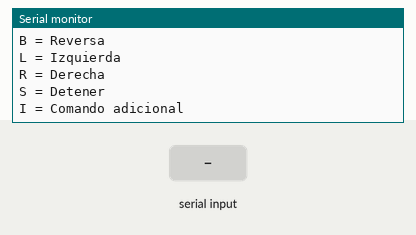
Recording of a sketch running on a simulated ESP32. On the bench: the last lines printed to the serial monitor. Inputs (shaded band) come from the test bench. Nothing arrives over Bluetooth unless stated.

Above: at 2.2 s.
2.3 s: "F\n" received over Serial
At 3.5 s:
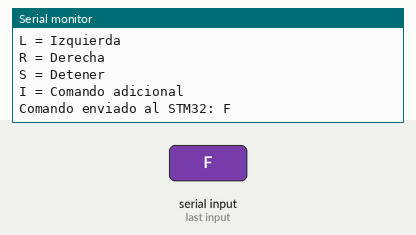
3.8 s: "F\n" received over the second serial link
At 4.9 s:
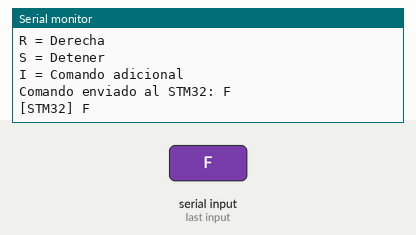
5.3 s: "B\n" received over Serial
At 6.0 s:
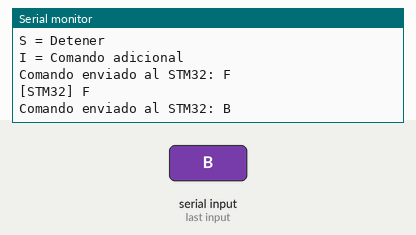
6.8 s: "B\n" received over the second serial link
At 7.2 s:
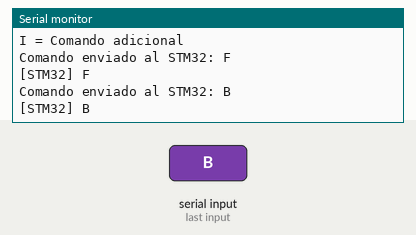
8.3 s: "L\n" received over Serial
At 9.5 s:
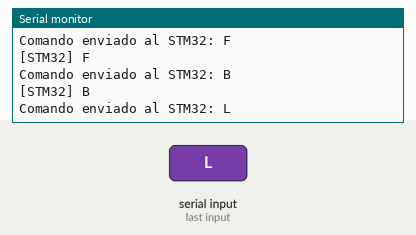
9.8 s: "L\n" received over the second serial link
At 10.7 s:
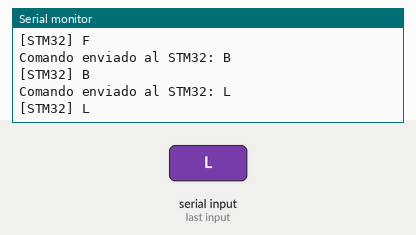

Measured:
- after the input at 2.3 s, the serial monitor: prints a new line at once (image 1)
- after the input at 3.8 s, the serial monitor: prints a new line at once (image 2)
- after the input at 5.3 s, the serial monitor: prints a new line at once (image 3)
- after the input at 6.8 s, the serial monitor: prints a new line at once (image 4)
- after the input at 8.3 s, the serial monitor: prints a new line at once (image 5)
- after the input at 9.8 s, the serial monitor: prints a new line at once (image 6)

The sketch:

esp32_tractor.ino
```cpp
#include <Arduino.h>
#include "BluetoothSerial.h"

// ==========================================
// CONFIGURACION BLUETOOTH CLASSIC SPP
// ==========================================

#if !defined(CONFIG_BT_ENABLED) || !defined(CONFIG_BLUEDROID_ENABLED)
#error "Bluetooth no esta habilitado en esta placa"
#endif

#if !defined(CONFIG_BT_SPP_ENABLED)
#error "Bluetooth SPP no esta disponible"
#endif

BluetoothSerial SerialBT;

// ==========================================
// COMUNICACION UART CON STM32
// ==========================================

// ESP32 GPIO16 RX2 <- STM32 PC10 USART3_TX
// ESP32 GPIO17 TX2 -> STM32 PC11 USART3_RX

HardwareSerial SerialSTM32(2);

const int RXD2 = 16;
const int TXD2 = 17;

const uint32_t BAUD_STM32 = 115200;

// Nombre Bluetooth visible en Windows
const char* BT_NAME = "ESP32-S-MCRP";

// Buffer para recibir telemetria
char telemetryBuffer[256];
size_t telemetryIndex = 0;

// ==========================================
// PROCESAR COMANDOS DESDE TERA TERM
// ==========================================

void procesarCaracterBluetooth(char c)
{
    // Ignorar Enter y salto de linea
    if (c == '\r' || c == '\n')
        return;

    // Convertir minusculas a mayusculas
    if (c >= 'a' && c <= 'z')
        c = c - 'a' + 'A';

    // Comandos permitidos
    if (c == 'F' || c == 'B' ||
        c == 'L' || c == 'R' ||
        c == 'S' || c == 'I')
    {
        SerialSTM32.write(c);

        Serial.print("Comando enviado al STM32: ");
        Serial.println(c);
    }
}

// ==========================================
// ENVIAR TELEMETRIA POR BLUETOOTH
// ==========================================

void enviarLineaBluetooth()
{
    telemetryBuffer[telemetryIndex] = '\0';

    if (telemetryIndex > 0)
    {
        // Enviar automaticamente a Tera Term
        if (SerialBT.hasClient())
        {
            SerialBT.write(
                (const uint8_t*)telemetryBuffer,
                telemetryIndex
            );

            SerialBT.write('\r');
            SerialBT.write('\n');
        }

        // Mostrar tambien por USB
        Serial.print("[STM32] ");
        Serial.println(telemetryBuffer);
    }

    telemetryIndex = 0;
}

// ==========================================
// CONFIGURACION INICIAL
// ==========================================

void setup()
{
    Serial.begin(115200);

    delay(1000);

    Serial.println();
    Serial.println("==================================");
    Serial.println(" ESP32-S BLUETOOTH CLASSIC SPP");
    Serial.println("==================================");

    // Inicializar UART hacia STM32
    SerialSTM32.begin(
        BAUD_STM32,
        SERIAL_8N1,
        RXD2,
        TXD2
    );

    Serial.println("UART STM32 iniciada");
    Serial.println("Velocidad: 115200 baudios");

    // Inicializar Bluetooth clasico
    if (!SerialBT.begin(BT_NAME))
    {
        Serial.println("ERROR al iniciar Bluetooth");

        while (true)
        {
            delay(1000);
        }
    }

    Serial.println("Bluetooth iniciado correctamente");
    Serial.print("Nombre Bluetooth: ");
    Serial.println(BT_NAME);

    Serial.println();
    Serial.println("Esperando conexion con Windows...");
    Serial.println("La telemetria se enviara automaticamente.");
    Serial.println();
    Serial.println("Comandos disponibles:");
    Serial.println("F = Adelante");
    Serial.println("B = Reversa");
    Serial.println("L = Izquierda");
    Serial.println("R = Derecha");
    Serial.println("S = Detener");
    Serial.println("I = Comando adicional");
}

// ==========================================
// CICLO PRINCIPAL
// ==========================================

void loop()
{
    // --------------------------------------
    // 1. STM32 -> ESP32 -> TERA TERM
    // --------------------------------------

    while (SerialSTM32.available())
    {
        char c = (char)SerialSTM32.read();

        if (c == '\n')
        {
            enviarLineaBluetooth();
        }
        else if (c != '\r')
        {
            if (telemetryIndex < sizeof(telemetryBuffer) - 1)
            {
                telemetryBuffer[telemetryIndex++] = c;
            }
            else
            {
                // Evitar desbordamiento del buffer
                enviarLineaBluetooth();

                telemetryBuffer[telemetryIndex++] = c;
            }
        }
    }

    // --------------------------------------
    // 2. TERA TERM -> ESP32 -> STM32
    // --------------------------------------

    while (SerialBT.available())
    {
        char c = (char)SerialBT.read();

        procesarCaracterBluetooth(c);
    }

    // --------------------------------------
    // 3. MONITOR SERIAL USB (OPCIONAL)
    // --------------------------------------

    while (Serial.available())
    {
        char c = (char)Serial.read();

        procesarCaracterBluetooth(c);
    }
}
```
